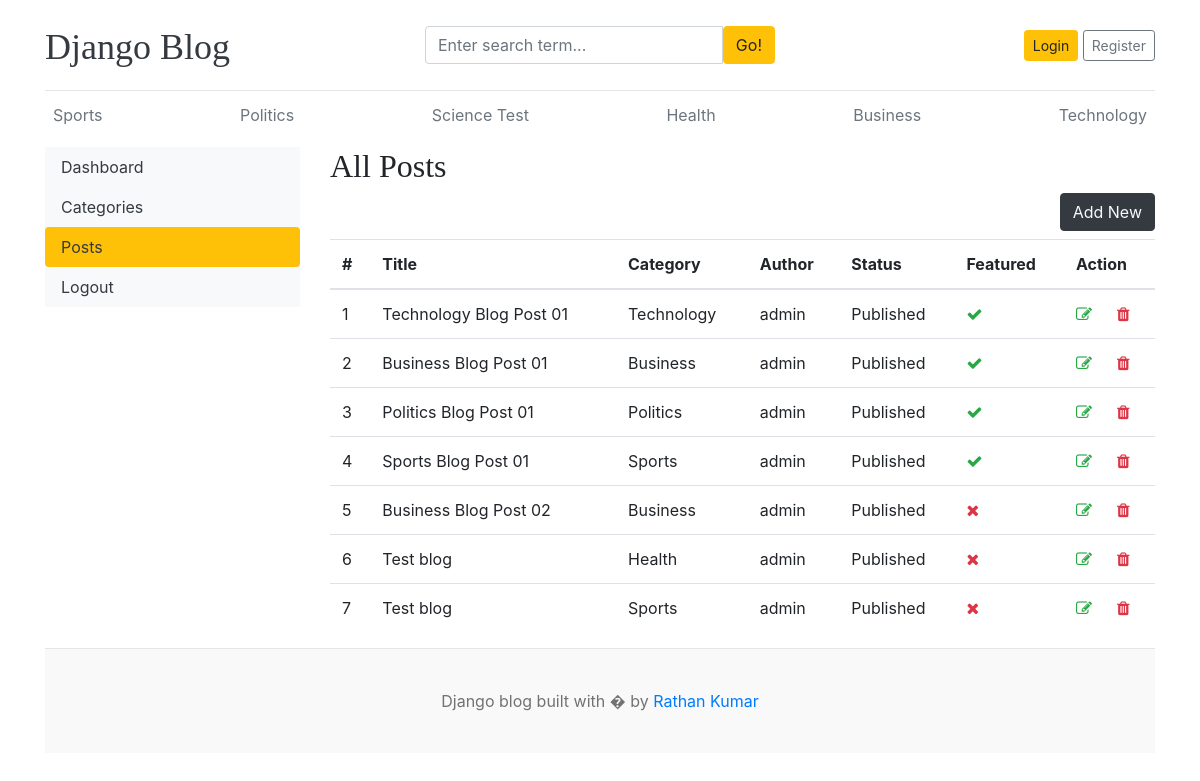
The app's page /dashboard/posts/ with its own data.
### blogs/models.py (models this page shows, shortened)
class Category(models.Model):
    category_name = models.CharField(max_length=50, unique=True)
    created_at = models.DateTimeField(auto_now_add=True)
    updated_at = models.DateTimeField(auto_now=True)
    class Meta:
        verbose_name_plural = "categories"
    def __str__(self):
        return self.category_name

class Blog(models.Model):
    title = models.CharField(max_length=100)
    slug = models.SlugField(max_length=100, unique=True, blank=True)
    category = models.ForeignKey(Category, on_delete=models.CASCADE)
    author = models.ForeignKey(User, on_delete=models.CASCADE)
    featured_image = models.ImageField(upload_to="uploads/%Y/%m/%d")
    short_description = models.TextField(max_length=500)
    blog_body = models.TextField(max_length=2000)
    status = models.CharField(max_length=20, choices=STATUS_CHOICES, default="Draft")
    is_featured = models.BooleanField(default=False)
    created_at = models.DateTimeField(auto_now_add=True)
    updated_at = models.DateTimeField(auto_now=True)

### dashboards/views.py (the view)
# urls.py: path("posts/", views.posts, name="posts"),
def posts(request):
    posts = Blog.objects.all()
    context = {
        "posts": posts,
    }
    return render(request, "dashboard/posts.html", context)

### blogs/context_processors.py (called while the page is built)
def get_categories(request):
    categories = Category.objects.all()
    return dict(categories=categories)

### templates/dashboard/posts.html (shortened to what this page needs)
{% extends 'base.html' %}
{% block content %}
<div class="row">
    {% include 'dashboard/sidebar.html' %}
    <div class="col-md-9">
        <h2>All Posts</h2>
        <a href="{% url 'add_post' %}" class="btn btn-dark text-light float-right mb-2">Add New</a>
        <table class="table table-hover">
            <thead>
              <tr>
                <th>#</th>
                <th>Title</th>
                <th>Category</th>
                <th>Author</th>
                <th>Status</th>
                <th>Featured</th>
                <th>Action</th>
              </tr>
            </thead>
            <tbody>
            {% for post in posts %}
                <tr>
                    <td>{{ forloop.counter }}</th>
                    <td>{{ post.title }}</td>
                    <td>{{ post.category }}</td>
                    <td>{{ post.author }}</td>
                    <td>{{ post.status }}</td>
                    <td>
                      {% if post.is_featured %}
                        <i class="fa fa-check text-success"></i>
                      {% else %}
                        <i class="fa fa-times text-danger"></i>
                      {% endif%}
                    </td>
                    <td>
                        <a href="{% url 'edit_post' post.id %}"><i class="fa fa-edit text-success"></i></a>
                        <a href="{% url 'delete_post' post.id %}"><i class="fa fa-trash text-danger"></i></a>
                    </td>
                </tr>
            {% endfor %}
            </tbody>
          </table>
    </div>
</div>
{% endblock %}

### templates/base.html (shortened to what this page needs)
{% load static %}
<!DOCTYPE html>
<html lang="en">
<head>
    <link rel="stylesheet" href="https://cdnjs.cloudflare.com/ajax/libs/font-awesome/4.7.0/css/font-awesome.min.css">
    <link href="https://getbootstrap.com/docs/4.0/dist/css/bootstrap.min.css" rel="stylesheet">
    <link href="{% static 'css/blog.css' %}" rel="stylesheet">
  </head>
<body>
    <div class="container">
      <header class="blog-header py-3">
        <div class="row flex-nowrap justify-content-between align-items-center">
          <div class="col-4 pt-1">
            <a class="blog-header-logo text-dark" href="/">Django Blog</a>
          </div>
          <div class="col-4">
            <form action="{% url 'search' %}" method="GET">
              <div class="input-group">
                <input class="form-control" type="text" name="keyword" value="{{ keyword }}" placeholder="Enter search term..." aria-label="Enter search term..." aria-describedby="button-search" />
                <button type="submit" class="btn btn-warning" id="button-search" type="button">Go!</button>
            </div>
            </form>
          </div>
          <div class="col-4 d-flex justify-content-end align-items-center">
            {% if not user.is_authenticated %}
            <a class="btn btn-sm btn-warning" href="{% url 'login' %}">Login</a> &nbsp;
            <a class="btn btn-sm btn-outline-secondary" href="{% url 'register' %}">Register</a>
            {% else %}
            <span><a href="{% url 'dashboard' %}">Dashboard</a></span>
            &emsp;
            <span><a href="{% url 'logout' %}">Logout</a></span>
            {% endif %}
          </div>
        </div>
      </header>
      <div class="nav-scroller py-1 mb-2">
        <nav class="nav d-flex justify-content-between">
          {% for cat in categories %}
          <a class="p-2 text-muted" href="{% url 'posts_by_category' cat.id %}"> {{ cat.category_name }} </a>
          {% endfor %}
        </nav>
      </div>
{% block content %}
{% endblock %}
<footer class="blog-footer">
    <p>Django blog built with � by <a href="#">Rathan Kumar</a></p>
  </footer>
  </body>
  </html>

### blog_main/static/css/blog.css (style rules this page uses)
.blog-header { border-bottom: 1px solid #e5e5e5; }
.blog-header-logo { font-family: "Playfair Display", Georgia, "Times New Roman", serif; font-size: 2.25rem; }
h1, h2, h3, h4, h5, h6 { font-family: "Playfair Display", Georgia, "Times New Roman", serif; }
.blog-footer { padding: 2.5rem 0; color: #727272; text-align: center; background-color: #f9f9f9; border-top: .05rem solid #e5e5e5; }
.blog-footer p:last-child { margin-bottom: 0; }

### records on screen
Category: category_name "Sports"
Category: category_name "Politics"
Category: category_name "Science Test"
Category: category_name "Health"
Category: category_name "Business"
Category: category_name "Technology"
Blog: title "Technology Blog Post 01", category "Technology", author "admin", status "Published", is_featured True (drawn)
Blog: title "Business Blog Post 01", category "Business", author "admin", status "Published", is_featured True (drawn)
Blog: title "Politics Blog Post 01", category "Politics", author "admin", status "Published", is_featured True (drawn)
Blog: title "Sports Blog Post 01", category "Sports", author "admin", status "Published", is_featured True (drawn)
Blog: title "Business Blog Post 02", category "Business", author "admin", status "Published", is_featured False (drawn)
Blog: title "Test blog", category "Health", author "admin", status "Published", is_featured False (drawn)
Blog: title "Test blog", category "Sports", author "admin", status "Published", is_featured False (drawn)
